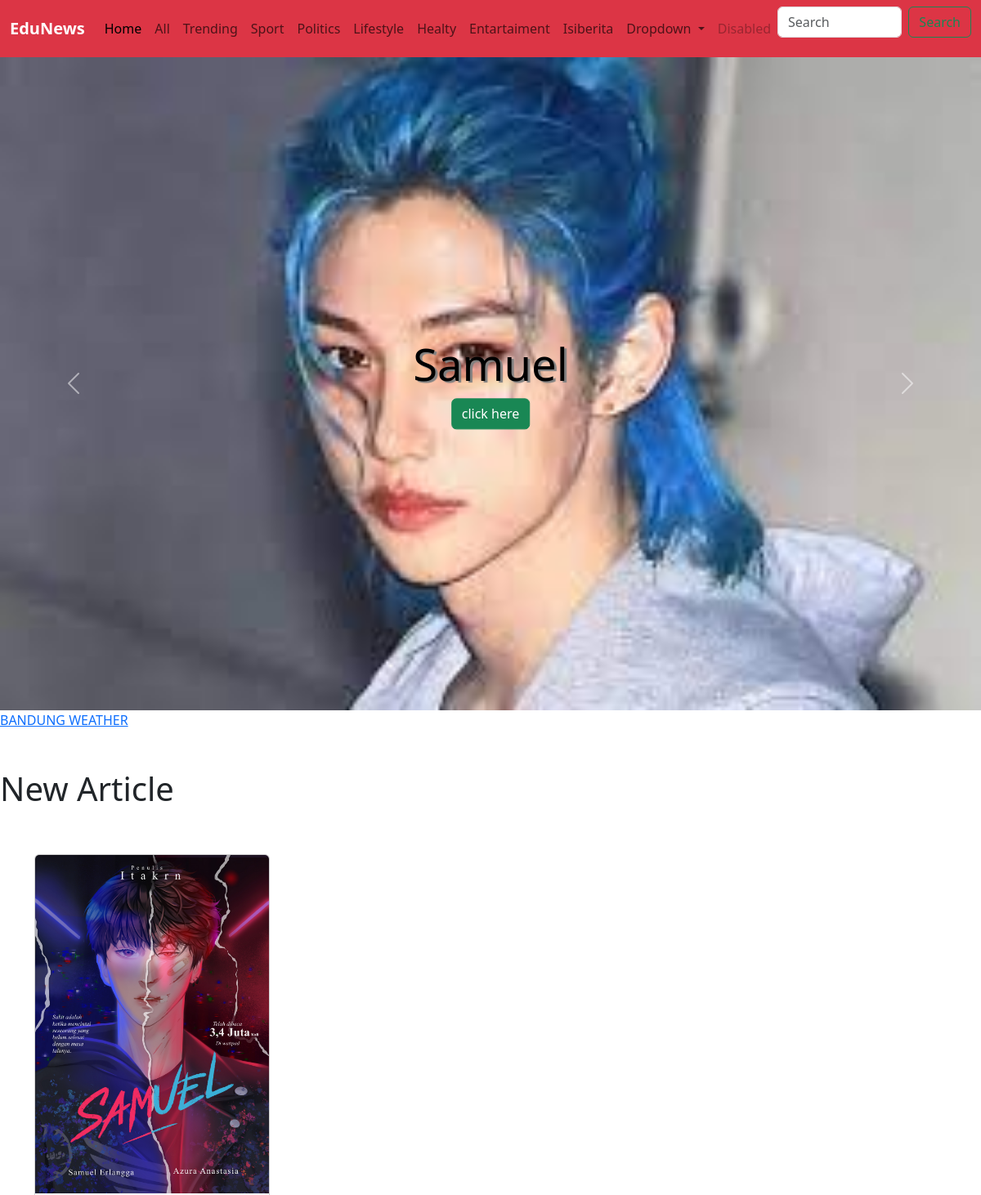
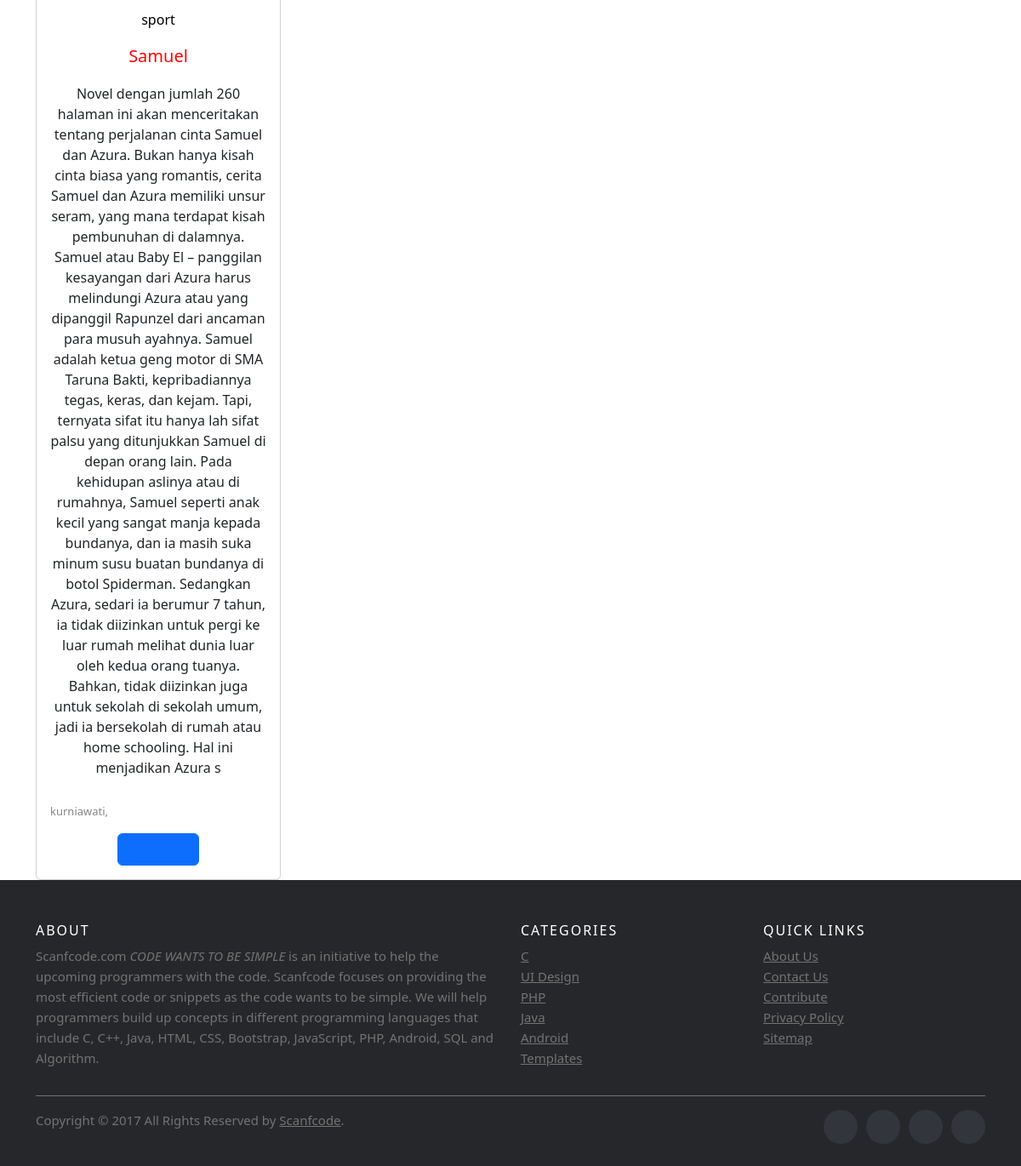
The page /sport/ on the database its author committed (2 pictures, top to bottom).
### news/models.py (models this page shows)
class berita(models.Model):
    STATUS = ('publish', 'publish'),('draft', 'draft')
    judul = models.CharField(max_length=255)
    isi = models.CharField(max_length=999)
    kategori =models.ForeignKey(kategori,on_delete=models.CASCADE)
    kategoriID = models.IntegerField(max_length=255)
    gambar =models.ImageField(upload_to='media', height_field=None,width_field=None,max_length=100)
    penulis = models.CharField(max_length=255)
    status = models.CharField(choices=STATUS, max_length=200)

class kategori(models.Model):
        namaKategori =models.CharField(max_length=255)
        def __str__(self):
             return self.namaKategori

### news/views.py (the view)
# urls.py: path('sport/', views.sport, name='sport'),
def sport(request):
    berita = models.berita.objects.filter(status='publish')
    kategori = models.kategori.objects.all()
    catID = 2
    if catID :
        berita = models.berita.objects.filter(kategori = catID)
    else :
        berita = models.berita.objects.filter(status = 'publish')
    context = {'beritas' : berita, 'kategori' : kategori}
    return render(request, 'menu/sport.html', context)

### news/templates/menu/sport.html (shortened to what this page needs)
{% extends 'core/base.html' %}
    {% block htmlhead %} {% load static %}
    <link rel="stylesheet" type="text/css" href="{% static 'index.css' %}" />
    {% endblock htmlhead %}
    {% block content %}
    <div id="carouselExample" class="carousel slide">
      <div class="carousel-inner">
        <div class="carousel-item active">
          <img
            class="d-block w-100"
            alt="..."
          />
        </div>
        <div
          style="
            text-align: center;
            position: absolute;
            top: 50%;
            left: 50%;
            transform: translate(-50%, -50%);
          "
        >
          <h1
            style="
              color: rgb(0, 0, 0);
              font-size: 340%;
              text-shadow: 3px 2px 1px grey;
            "
          >
            Samuel
          </h1>
          <button type="button" class="btn btn-success">click here</button>
        </div>
      </div>
      <button
        class="carousel-control-prev"
        type="button"
        data-bs-target="#carouselExample"
        data-bs-slide="prev"
      >
        <span class="carousel-control-prev-icon" aria-hidden="true"></span>
      </button>
      <button
        class="carousel-control-next"
        type="button"
        data-bs-target="#carouselExample"
        data-bs-slide="next"
      >
        <span class="carousel-control-next-icon" aria-hidden="true"></span>
      </button>
    </div>
    <a
      class="weatherwidget-io"
      href="https://forecast7.com/en/n6d92107d62/bandung/"
      data-label_1="BANDUNG"
      data-label_2="WEATHER"
      data-theme="metallic"
      >BANDUNG WEATHER</a
    >
    <br /><br /><br />
    <h1>New Article</h1>
    <br /><br />
    <div class="container text-center">
      <div class="row">
        {% for Berita in beritas %}
        <div class="col">
          <div class="card" style="width: 18rem">
            <img src="{{Berita.gambar.url}}" class="card-img-top" alt="..." />
            <div class="card-body">
              <h6 style="color: black">{{Berita.kategori}}</h6>
              <h5 style="color: red; margin-top: 20px">{{Berita.judul}}</h5>
              <p class="card-text">{{Berita.isi}}</p>
              <p
                style="
                  font-size: small;
                  color: rgba(134, 134, 134, 134);
                  text-align: left;
                  margin-top: 30px;
                "
              >
                {{Berita.penulis}}, {{Berita.publikasi}}
              </p>
              <button type="button" class="btn btn-primary">
                <a href="{% url 'news:isi' Berita.id %}">go to site</a>
              </button>
            </div>
          </div>
        </div>
        {% endfor %}
      </div>
    </div>
    <footer class="site-footer">
      <div class="container">
        <div class="row">
          <div class="col-sm-12 col-md-6">
            <h6>About</h6>
            <p class="text-justify">
              Scanfcode.com <i>CODE WANTS TO BE SIMPLE </i> is an initiative to
              help the upcoming programmers with the code. Scanfcode focuses on
              providing the most efficient code or snippets as the code wants to
              be simple. We will help programmers build up concepts in different
              programming languages that include C, C++, Java, HTML, CSS,
              Bootstrap, JavaScript, PHP, Android, SQL and Algorithm.
            </p>
          </div>
          <div class="col-xs-6 col-md-3">
            <h6>Categories</h6>
            <ul class="footer-links">
              <li><a href="http://scanfcode.com/category/c-language/">C</a></li>
              <li>
                <a href="http://scanfcode.com/category/front-end-development/"
                  >UI Design</a
                >
              </li>
              <li>
                <a href="http://scanfcode.com/category/back-end-development/"
                  >PHP</a
                >
              </li>
              <li>
                <a
                  href="http://scanfcode.com/category/java-programming-language/"
                  >Java</a
                >
              </li>
              <li>
                <a href="http://scanfcode.com/category/android/">Android</a>
              </li>
              <li>
                <a href="http://scanfcode.com/category/templates/">Templates</a>
              </li>
            </ul>
          </div>
          <div class="col-xs-6 col-md-3">
            <h6>Quick Links</h6>
            <ul class="footer-links">
              <li><a href="http://scanfcode.com/about/">About Us</a></li>
              <li><a href="http://scanfcode.com/contact/">Contact Us</a></li>
              <li>
                <a href="http://scanfcode.com/contribute-at-scanfcode/"
                  >Contribute</a
                >
              </li>
              <li>
                <a href="http://scanfcode.com/privacy-policy/"
                  >Privacy Policy</a
                >
              </li>
              <li><a href="http://scanfcode.com/sitemap/">Sitemap</a></li>
            </ul>
          </div>
        </div>
        <hr />
      </div>
      <div class="container">
        <div class="row">
          <div class="col-md-8 col-sm-6 col-xs-12">
            <p class="copyright-text">
              Copyright &copy; 2017 All Rights Reserved by
              <a href="#">Scanfcode</a>.
            </p>
          </div>
          <div class="col-md-4 col-sm-6 col-xs-12">
            <ul class="social-icons">
              <li>
                <a class="facebook" href="#"></a>
              </li>
              <li>
                <a class="twitter" href="#"></a>
              </li>
              <li>
                <a class="dribbble" href="#"></a>
              </li>
              <li>
                <a class="linkedin" href="#"></a>
              </li>
            </ul>
          </div>
        </div>
      </div>
    </footer>
    {% endblock %}

### core/templates/core/base.html (shortened to what this page needs)
<html lang="en">
  <head>
    <link
      href="https://cdn.jsdelivr.net/npm/bootstrap@5.3.2/dist/css/bootstrap.min.css"
      rel="stylesheet"
    />
    {% block htmlhead %} {% endblock %}
  </head>
  <body>
    <nav class="navbar navbar-expand-lg bg-danger">
      <div class="container-fluid">
        <a class="navbar-brand text-white fw-bold" href="#">EduNews</a>
        <div class="collapse navbar-collapse" id="navbarSupportedContent">
          <ul class="navbar-nav mx-auto">
            <li class="nav-item">
              <a class="nav-link active" aria-current="page" href="/">Home</a>
            </li>
            <li class="nav-item">
              <a class="nav-link" href="/all">All</a>
            </li>
            <li class="nav-item">
              <a class="nav-link" href="/trending">Trending</a>
            </li>
            <li class="nav-item">
              <a class="nav-link" href="/sport">Sport</a>
            </li>
            <li class="nav-item">
              <a class="nav-link" href="/politics">Politics</a>
            </li>
            <li class="nav-item">
              <a class="nav-link" href="/lifestyle">Lifestyle</a>
            </li>
            <li class="nav-item">
              <a class="nav-link" href="/healty">Healty</a>
            </li>
            <li class="nav-item">
              <a class="nav-link" href="/entartaiment">Entartaiment</a>
            </li>
            <li class="nav-item">
              <a class="nav-link" href="/isiberita">Isiberita</a>
            </li>
            <li class="nav-item dropdown">
              <a
                class="nav-link dropdown-toggle"
                href="#"
                role="button"
                data-bs-toggle="dropdown"
                aria-expanded="false"
              >
                Dropdown
              </a>
            </li>
            <li class="nav-item">
              <a class="nav-link disabled" aria-disabled="true">Disabled</a>
            </li>
          </ul>
          <form class="d-flex" role="search">
            <input
              class="form-control me-2"
              type="search"
              placeholder="Search"
              aria-label="Search"
            />
            <button class="btn btn-outline-success" type="submit">
            </button>
          </form>
        </div>
      </div>
    </nav>
    {% block content %} {% endblock %}
  </body>
</html>

### static/index.css (style rules this page uses)
.site-footer { background-color: #26272b; padding: 45px 0 20px; font-size: 15px; line-height: 24px; color: #737373; }
.site-footer hr { border-top-color: #bbb; opacity: 0.5; }
.site-footer h6 { color: #fff; font-size: 16px; text-transform: uppercase; margin-top: 5px; letter-spacing: 2px; }
.site-footer a { color: #737373; }
.footer-links { padding-left: 0; list-style: none; }
.footer-links li { display: block; }
.footer-links a { color: #737373; }
.site-footer .social-icons { text-align: right; }
.site-footer .social-icons a { width: 40px; height: 40px; line-height: 40px; margin-left: 6px; margin-right: 0; border-radius: 100%; background-color: #33353d; }
.copyright-text { margin: 0; }
.social-icons { padding-left: 0; margin-bottom: 0; list-style: none; }
.social-icons li { display: inline-block; margin-bottom: 4px; }
.social-icons a { background-color: #eceeef; color: #818a91; font-size: 16px; display: inline-block; line-height: 44px; width: 44px; height: 44px; text-align: center; margin-right: 8px; border-radius: 100%; -webkit-transition: all 0.2s linear; -o-transition: all 0.2s linear; transition: all 0.2s linear; }

### rows shown on the page
berita: gambar (picture), kategori "sport", judul "Samuel", isi "Novel dengan jumlah 260 halaman ini akan menceritakan tentang perjalanan cinta Samuel dan Azura. Bukan hanya kisah cinta biasa yang romantis, cerita Samuel dan Azura memiliki unsur seram, yang mana terdapat kisah pembunuhan di dalamnya. Samuel atau Baby El – panggilan kesayangan dari Azura harus melindungi Azura atau yang dipanggil Rapunzel dari ancaman para musuh ayahnya. Samuel adalah ketua geng motor di SMA Taruna Bakti, kepribadiannya tegas, keras, dan kejam. Tapi, ternyata sifat itu hanya lah sifat palsu yang ditunjukkan Samuel di depan orang lain. Pada kehidupan aslinya atau di rumahnya, Samuel seperti anak kecil yang sangat manja kepada bundanya, dan ia masih suka minum susu buatan…", penulis "kurniawati"
